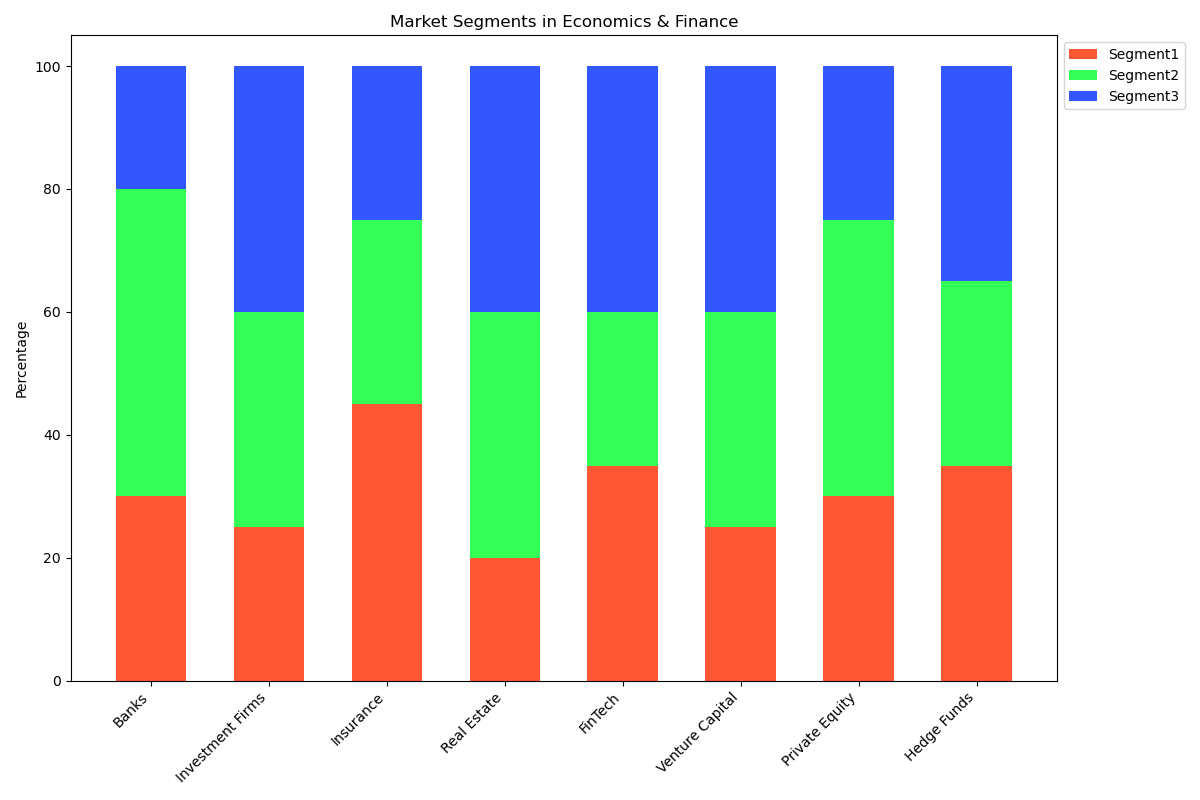

Source code (Python):

import matplotlib.pyplot as plt
import numpy as np

# Data
categories = ['Banks', 'Investment Firms', 'Insurance', 'Real Estate', 'FinTech', 'Venture Capital', 'Private Equity', 'Hedge Funds']
segments = {
    'Segment1': [30, 25, 45, 20, 35, 25, 30, 35],
    'Segment2': [50, 35, 30, 40, 25, 35, 45, 30],
    'Segment3': [20, 40, 25, 40, 40, 40, 25, 35]
}
colors = ['#FF5733', '#33FF57', '#3357FF']

# Convert data to a percentage stacked format
data = np.array([segments['Segment1'], segments['Segment2'], segments['Segment3']])
data_cum = data.cumsum(axis=0)

# Plot
fig, ax = plt.subplots(figsize=(12, 8))
category_indices = np.arange(len(categories))

# Vertical bar chart
for i, (colname, color) in enumerate(zip(segments.keys(), colors)):
    heights = data[i]
    bottoms = data_cum[i] - heights
    ax.bar(category_indices, heights, bottom=bottoms, width=0.6, label=colname, color=color)

# Formatting
ax.set_xticks(category_indices)
ax.set_xticklabels(categories, rotation=45, ha='right')
ax.set_ylabel('Percentage')
ax.set_title('Market Segments in Economics & Finance')
ax.legend(loc='upper left', bbox_to_anchor=(1, 1))
plt.tight_layout()

plt.show()
